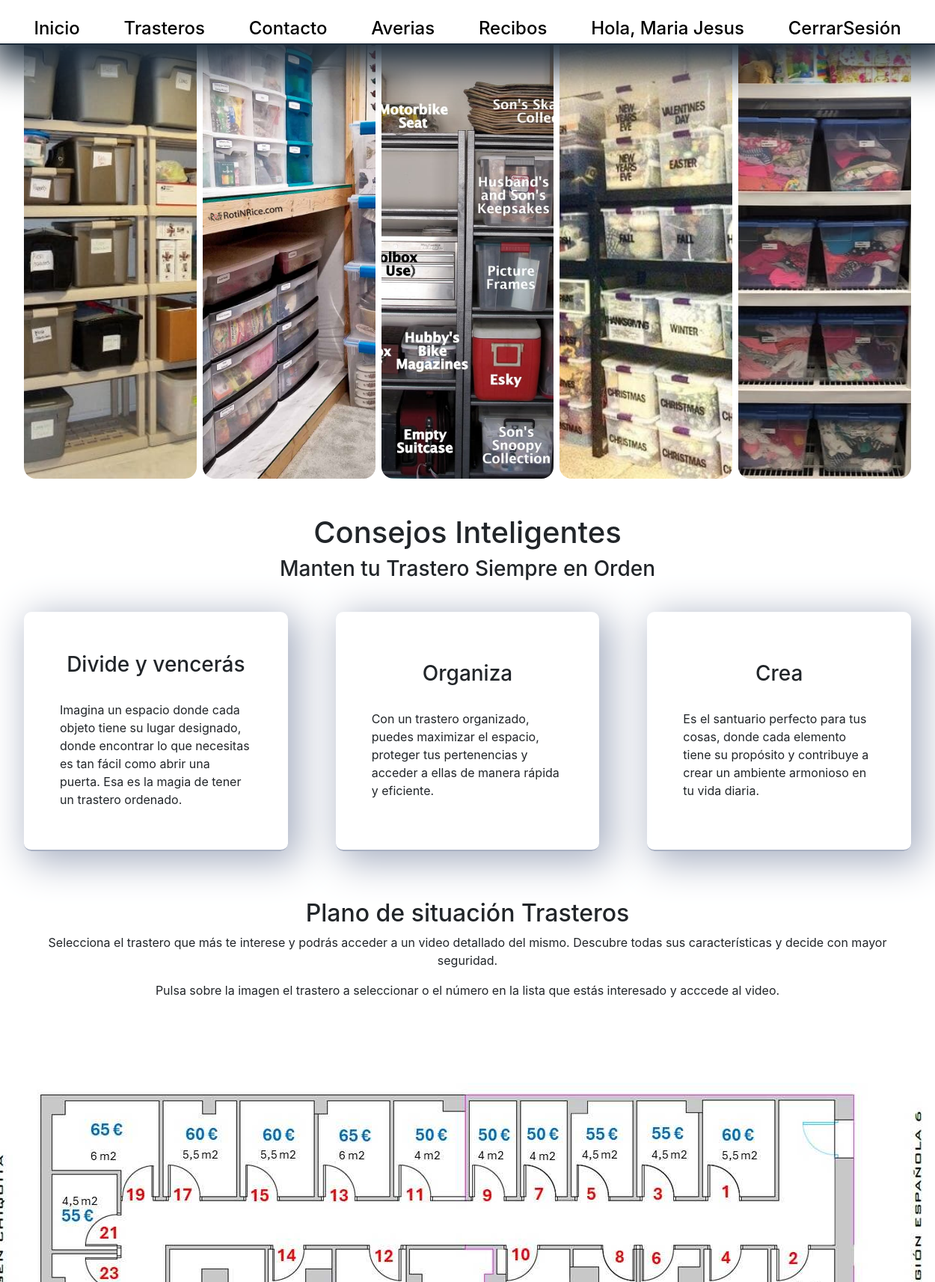
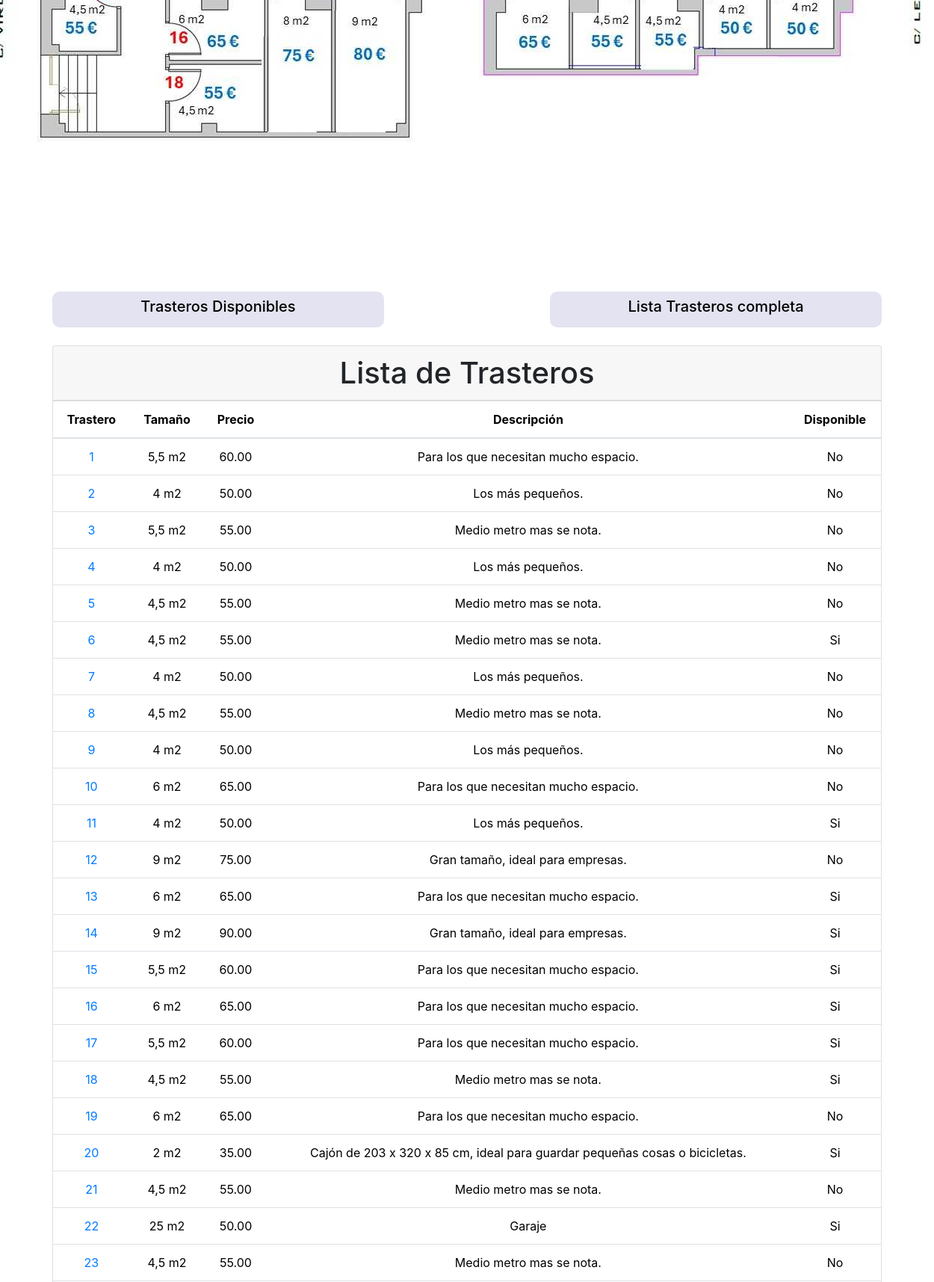
The app's page /app/vista/trasteros/trasteros.php (signed in, upper part) with its own data (2 pictures, top to bottom).
### tables this page shows
CREATE TABLE `trasteros` (
  `id_trastero` int(11) NOT NULL,
  `tamaño` varchar(50) DEFAULT NULL,
  `precio` decimal(10,2) DEFAULT NULL,
  `descripcion` varchar(500) DEFAULT NULL,
  `disponible` tinyint(1) DEFAULT NULL,
  `url` varchar(255) DEFAULT NULL
);

### config/conexion.php (called while the page is built, shortened)
<?php
class Conexion
{
    public function conectar()
    {
        try {
            $dsn = "mysql:host=" . HOST . ";dbname=" . BD;
            $conexion = new PDO($dsn, USER, PASS);
            $conexion->setAttribute(PDO::ATTR_ERRMODE, PDO::ERRMODE_EXCEPTION);
            return $conexion;
        } catch (PDOException $e) {
            echo "ERROR EN LA CONEXION: " . $e->getMessage();
            return null;
        }
    }
}
?>

### app/modelo/trasterosModelo.php (called while the page is built, shortened)
<?php
class TrasterosModelo
{
 private $db;
 public function __construct() {
    $this->db =new Conexion();
    $this->db->conectar();
  }
    public function getListaTrasteros(){
		$sql="  SELECT *
                FROM trasteros
                ORDER BY id_trastero ASC
                LIMIT 23";
		$conectar=$this->db->conectar();
		$consulta=$conectar->prepare($sql);
        $consulta->execute();
        $trastero=$consulta->fetchAll(PDO::FETCH_ASSOC);
        return $trastero;
    }
}

### app/controlador/trasterosControlador.php (called while the page is built, shortened)
 <?php
class TrasterosControlador{
public function listaTrasteros(){
    require_once "../../../config/conexion.php";
    require_once "../../modelo/trasterosModelo.php";
    $trastero = new TrasterosModelo();
    $trasteros = $trastero->getListaTrasteros();
    return $trasteros;
}
}

### app/vista/trasteros/trasteros.php (the view, shortened to what this page needs)
<?php
    include '../layouts/header.php';
?>
   <?php
   require_once ('../../controlador/trasterosControlador.php');
   $trasteros= new TrasterosControlador();
   if (!isset($_SESSION['usuario']) || $_SESSION['rol'] != 1) {
       $fila=$trasteros->listaTrasteros();
   }else{
       $fila=$trasteros->listaTrasterosAdmin();
   };
   ?>
<div class="galeriaTrasteros">
   <div style="background-image: url('/trasteros1024/public/multimedia/img/orden1.jpg');"></div>
   <div style="background-image: url('/trasteros1024/public/multimedia/img/orden5.jpg');"></div>
   <div style="background-image: url('/trasteros1024/public/multimedia/img/orden2.jpg');"></div>
   <div style="background-image: url('/trasteros1024/public/multimedia/img/orden3.jpg');"></div>
   <div style="background-image: url('/trasteros1024/public/multimedia/img/orden4.jpg');"></div>
</div>
<section class="contenedorTrasteros" id="contenedor1">
    <h2>Consejos Inteligentes</h2>
    <h3>Manten tu Trastero Siempre en Orden</h3>
    <div class="divTrasteros">
       <div class="tarjeta">
            <h3>Divide y vencerás</h3>
           <p>Imagina un espacio donde cada objeto tiene su lugar designado, donde encontrar lo que necesitas es tan fácil como abrir una puerta. Esa es la magia de tener un trastero ordenado.</p>
       </div>
       <div class="tarjeta">
           <h3>Organiza</h3>
           <p>Con un trastero organizado, puedes maximizar el espacio, proteger tus pertenencias y acceder a ellas de manera rápida y eficiente.</p>
       </div>
       <div class="tarjeta">
           <h3>Crea</h3>
           <p>Es el santuario perfecto para tus cosas, donde cada elemento tiene su propósito y contribuye a crear un ambiente armonioso en tu vida diaria.</p>
       </div>
    </div>
</section>
<section class="plano" id="situacionTrasteros">
    <h2>Plano de situación Trasteros</h2>
    <p>Selecciona el trastero que más te interese y podrás acceder a un video detallado del mismo. Descubre todas sus características y decide con mayor seguridad.</p>
    <p>Pulsa sobre la imagen el trastero a seleccionar o el número en la lista que estás interesado y acccede al video.</p>
</section>
<section class="seccionPlano">
    <img src="/trasteros1024/public/multimedia/img/plano.jpg" alt="plano situacion trasteros" usemap="#planoTrasteros" id="imgPlano">
</section>
       <div class="container mt-3 ">
       <?php  if (isset( $_SESSION['rol']) && $_SESSION['rol'] == 1){
            } else { ?>
                 <div class="btnTrasteros mb-4 ml-0 mr-0">
                    <a href="#tablaTrasteros" onclick="mostrarTrasterosDisponibles()">
                        <div class="btnTrasteroa">
                            <h5>Trasteros Disponibles</h5>
                        </div>
                    </a>
                    <a href="#tablaTrasteros"
                    onclick="refrescarPagina()">
                        <div class="btnTrasteroa">
                            <h5>Lista Trasteros completa</h5>
                        </div>
                    </a>
                </div>
            <?php
            }
            ?>
            <div class="row justify-content-center">
               <div class="col-md-12">
                   <div class="card">
                   <?php  if (isset( $_SESSION['rol']) && $_SESSION['rol'] == 1){?>
                        <div class="card-header h1 text-center">
                           Clientes de Trastero
                        </div>
                    <?php
                    } else { ?>
                        <div class="card-header h1 text-center">
                           Lista de Trasteros
                        </div>
                    <?php
                    }
                    ?>
                       <div class="p-0">
                           <table class="table text-center" id="tablaTrasteros">
                               <thead>
                                   <tr>
                                       <th scope="col">Trastero</th>
                                       <th scope="col">Tamaño</th>
                                       <th scope="col">Precio</th>
                                       <?php  if (isset( $_SESSION['rol']) && $_SESSION['rol'] == 1){
                                           echo "<th scope='col'>Alquilado por:</th>";
                                           echo "<th scope='col'>Nuevo recibo:</th>";
                                       } else {
                                           echo "<th scope='col'>Descripción</th>";
                                           echo "<th scope='col'>Disponible</th>";
                                       }?>
                                   </tr>
                               </thead>
                               <tbody>
                                <?php foreach($fila as $trastero){ ?>
                                    <tr>
                                        <td><a href="<?php echo $trastero['url']?>" target="_blank"><?php echo $trastero['id_trastero']?></a></td>
                                        <td><?php echo $trastero['tamaño']?></td>
                                        <td><?php echo $trastero['precio']  ?></td>
                                        <?php  if (isset( $_SESSION['rol']) && $_SESSION['rol'] == 1) {
                                            echo "<td>".$trastero['nombre'].' '.$trastero['apellido_1'].' '.$trastero['apellido_2']."</td>";
                                        }else{
                                            echo "<td>".$trastero['descripcion']."</td>";
                                            echo "<td>".($trastero['disponible']==1 ? 'Si' : 'No')."</td>";
                                        };
                                        ?>
                                    </tr>
                                <?php } ?>
                                </tbody>
                           </table>
                       </div>
                   </div>
               </div>
           </div>
       </div>
       <?php require ('../layouts/footer.php');?>
</body>
</html>

### public/css/estilos.css (style rules this page uses)
:root { --altura_header: 60px; --size_h3: 1.75rem; --size_h2: 2.5rem; --size_h1: 3.5rem; --color_blanco: #ffffff; --color_brand: #a9b1c3; --color_mid: #8193a7; --color_dark: #1d2c3b; --color_ligth: #e3e3f1; --box-shadow: 6px 6px 10px #746d6d7e; }
* { margin: 0; padding: 0; box-sizing: border-box; }
a { text-decoration: none; }
h2 { font-size: var(--size_h2); }
h3 { font-size: var(--size_h3); }
.tarjeta { margin: 2rem; width: 65%; display: flex; flex-direction: column; justify-content: center; align-items: center; border-bottom: 2px solid var(--color_brand); box-shadow: 10px 10px 50px 5px var(--color_brand); border-radius: 10px; }
.tarjeta > h3, .tarjeta > p { margin: 1rem 3rem; }
.galeriaTrasteros { display: flex; height: 80vh; gap: 0.5em; margin: 0 2rem; }
.galeriaTrasteros>div { flex: 1; border-radius: 1rem; background-position: center; background-repeat: no-repeat; background-size: auto 100%; transition: all 0.8s cubic-bezier(0.25, 0.4, 0.45, 1.4); }
.contenedorTrasteros { margin-top: 3rem; }
.contenedorTrasteros>h2, .contenedorTrasteros>h3 { text-align: center; }
.contenedorTrasteros>h2 { font-size: var(--size_h2); }
.contenedorTrasteros>h3 { font-size: var(--size_h3); }
.divTrasteros { display: flex; flex-direction: column; justify-content: center; align-items: center; }
.plano { text-align: center; margin: 2rem; }
.btnTrasteros { margin: 0 2rem; display: flex; flex-direction: row; justify-content: space-between; align-items: center; }
.btnTrasteros > a { width: 40%; height: 100%; color: black; }
.btnTrasteroa { text-align: center; background-color: var(--color_ligth); border-radius: 10px; padding: 0.5rem; }
.seccionPlano { display: none; }
@media (min-width: 841px) { .tarjeta { height: 20rem; } }
@media (min-width: 841px) { .tarjeta { max-width: 35%; } }
@media (min-width: 841px) { .seccionPlano { display: flex; flex-direction: column; align-items: center; justify-content: center; } }
@media (min-width: 841px) { .divTrasteros { flex-direction: row; } }

### records on screen
trasteros: id_trastero "1", tamaño "5,5 m2", precio "60.00", descripcion "Para los que necesitan mucho espacio.", disponible "No"
trasteros: id_trastero "2", tamaño "4 m2", precio "50.00", descripcion "Los más pequeños.", disponible "No"
trasteros: id_trastero "3", tamaño "5,5 m2", precio "55.00", descripcion "Medio metro mas se nota.", disponible "No"
trasteros: id_trastero "4", tamaño "4 m2", precio "50.00", descripcion "Los más pequeños.", disponible "No"
trasteros: id_trastero "5", tamaño "4,5 m2", precio "55.00", descripcion "Medio metro mas se nota.", disponible "No"
trasteros: id_trastero "6", tamaño "4,5 m2", precio "55.00", descripcion "Medio metro mas se nota.", disponible "Si"
trasteros: id_trastero "7", tamaño "4 m2", precio "50.00", descripcion "Los más pequeños.", disponible "No"
trasteros: id_trastero "8", tamaño "4,5 m2", precio "55.00", descripcion "Medio metro mas se nota.", disponible "No"
trasteros: id_trastero "9", tamaño "4 m2", precio "50.00", descripcion "Los más pequeños.", disponible "No"
trasteros: id_trastero "10", tamaño "6 m2", precio "65.00", descripcion "Para los que necesitan mucho espacio.", disponible "No"
trasteros: id_trastero "11", tamaño "4 m2", precio "50.00", descripcion "Los más pequeños.", disponible "Si"
trasteros: id_trastero "12", tamaño "9 m2", precio "75.00", descripcion "Gran tamaño, ideal para empresas.", disponible "No"
trasteros: id_trastero "13", tamaño "6 m2", precio "65.00", descripcion "Para los que necesitan mucho espacio.", disponible "Si"
trasteros: id_trastero "14", tamaño "9 m2", precio "90.00", descripcion "Gran tamaño, ideal para empresas.", disponible "Si"
trasteros: id_trastero "15", tamaño "5,5 m2", precio "60.00", descripcion "Para los que necesitan mucho espacio.", disponible "Si"
trasteros: id_trastero "16", tamaño "6 m2", precio "65.00", descripcion "Para los que necesitan mucho espacio.", disponible "Si"
trasteros: id_trastero "17", tamaño "5,5 m2", precio "60.00", descripcion "Para los que necesitan mucho espacio.", disponible "Si"
trasteros: id_trastero "18", tamaño "4,5 m2", precio "55.00", descripcion "Medio metro mas se nota.", disponible "Si"
trasteros: id_trastero "19", tamaño "6 m2", precio "65.00", descripcion "Para los que necesitan mucho espacio.", disponible "No"
trasteros: id_trastero "20", tamaño "2 m2", precio "35.00", descripcion "Cajón de 203 x 320 x 85 cm, ideal para guardar pequeñas cosas o bicicletas.", disponible "Si"
trasteros: id_trastero "21", tamaño "4,5 m2", precio "55.00", descripcion "Medio metro mas se nota.", disponible "No"
trasteros: id_trastero "22", tamaño "25 m2", precio "50.00", descripcion "Garaje", disponible "Si"
trasteros: id_trastero "23", tamaño "4,5 m2", precio "55.00", descripcion "Medio metro mas se nota.", disponible "No"

### other values on screen
$_SESSION['usuario'] "Maria Jesus"
